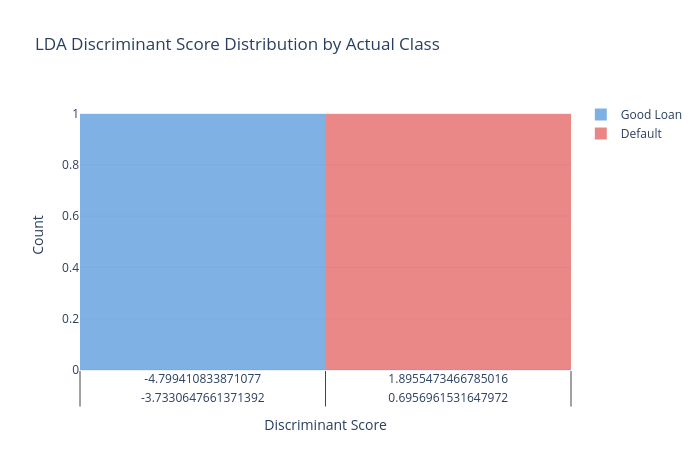

This figure's notebook cell:
### Markdown cell above
---
## 3. Visualizing the Discriminant Function

### Code cell
# Train LDA on the full preprocessed data
lda_pipe = Pipeline([
    ("prep", prep_linear),
    ("clf", LinearDiscriminantAnalysis(solver="svd")),
])
lda_pipe.fit(X_train, y_train)

# Extract the fitted model
lda_model = lda_pipe.named_steps["clf"]
preprocessor = lda_pipe.named_steps["prep"]

# Get feature names
num_names = numeric_features
cat_encoder = preprocessor.named_transformers_["cat"]
cat_names = list(cat_encoder.get_feature_names_out(categorical_features))
all_feature_names = num_names + cat_names

print("LDA Coefficient vector (direction of maximum separation):")
print(f"  Shape: {lda_model.coef_.shape}")
print(f"  Intercept: {lda_model.intercept_}")
print()
print("Top 10 coefficients by absolute value:")
coef_df = pd.DataFrame({
    "feature": all_feature_names,
    "coefficient": lda_model.coef_[0],
}).sort_values("coefficient", key=abs, ascending=False)
print(coef_df.head(10).to_string(index=False))

# Compute discriminant scores on the full training set
X_train_transformed = preprocessor.transform(X_train)
discriminant_scores_train = X_train_transformed @ lda_model.coef_.T + lda_model.intercept_

# Plot discriminant score distribution by class
fig = go.Figure()

for label, color, name in [(0, COLORS["accent"], "Good Loan"), (1, COLORS["red"], "Default")]:
    mask = y_train == label
    fig.add_trace(go.Histogram(
        x=discriminant_scores_train[mask],
        name=name,
        opacity=0.7,
        nbinsx=40,
        marker_color=color,
    ))

fig.update_layout(
    title="LDA Discriminant Score Distribution by Actual Class",
    xaxis_title="Discriminant Score",
    yaxis_title="Count",
    barmode="overlay",
    height=450, width=700,
)
fig.show()

### Figure 1 — Plotly figure (JSON) as saved in the notebook; plotly's stock layout.template omitted (floating-point values rounded to 4 significant figures; data arrays with more than 128 entries replaced by an {"elided": "..."} marker saying what was removed)
{"data": [{"marker": {"color": "#4A90D9"}, "name": "Good Loan", "nbinsx": 40, "opacity": 0.7, "type": "histogram", "x": {"elided": "3578x1 float values"}}, {"marker": {"color": "#E15554"}, "name": "Default", "nbinsx": 40, "opacity": 0.7, "type": "histogram", "x": {"elided": "892x1 float values"}}], "layout": {"barmode": "overlay", "height": 450, "title": {"text": "LDA Discriminant Score Distribution by Actual Class"}, "width": 700, "xaxis": {"title": {"text": "Discriminant Score"}}, "yaxis": {"title": {"text": "Count"}}}}
